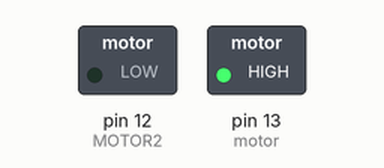
Simulated run of this sketch. Board: Arduino Uno, built with avr-gcc and run on an emulated ATmega328P. Shown: switched loads named in the sketch (green lamp = pin HIGH).

Above: at 0.1 s.
Timing chart, 0 to 1.6 s (numbered marks = the images above):
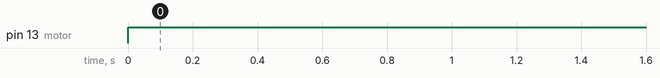

Measured:
- by itself, pin 13 (motor): LOW → HIGH at 0.00 s

The sketch:

WATER_air_pump.ino
```cpp
int motor = 13;// water pump motor
int MOTOR2 = 12;//air motor
void setup() {
  pinMode(13,OUTPUT);// water pump pin
  pinMode(12,OUTPUT);//air pump motor pin
}

void loop() {
  digitalWrite(motor,HIGH);// switch on water pump

delay(300000);//5 min
digitalWrite(motor,LOW);
digitalWrite(MOTOR2,HIGH);
delay(300000);
}
```
